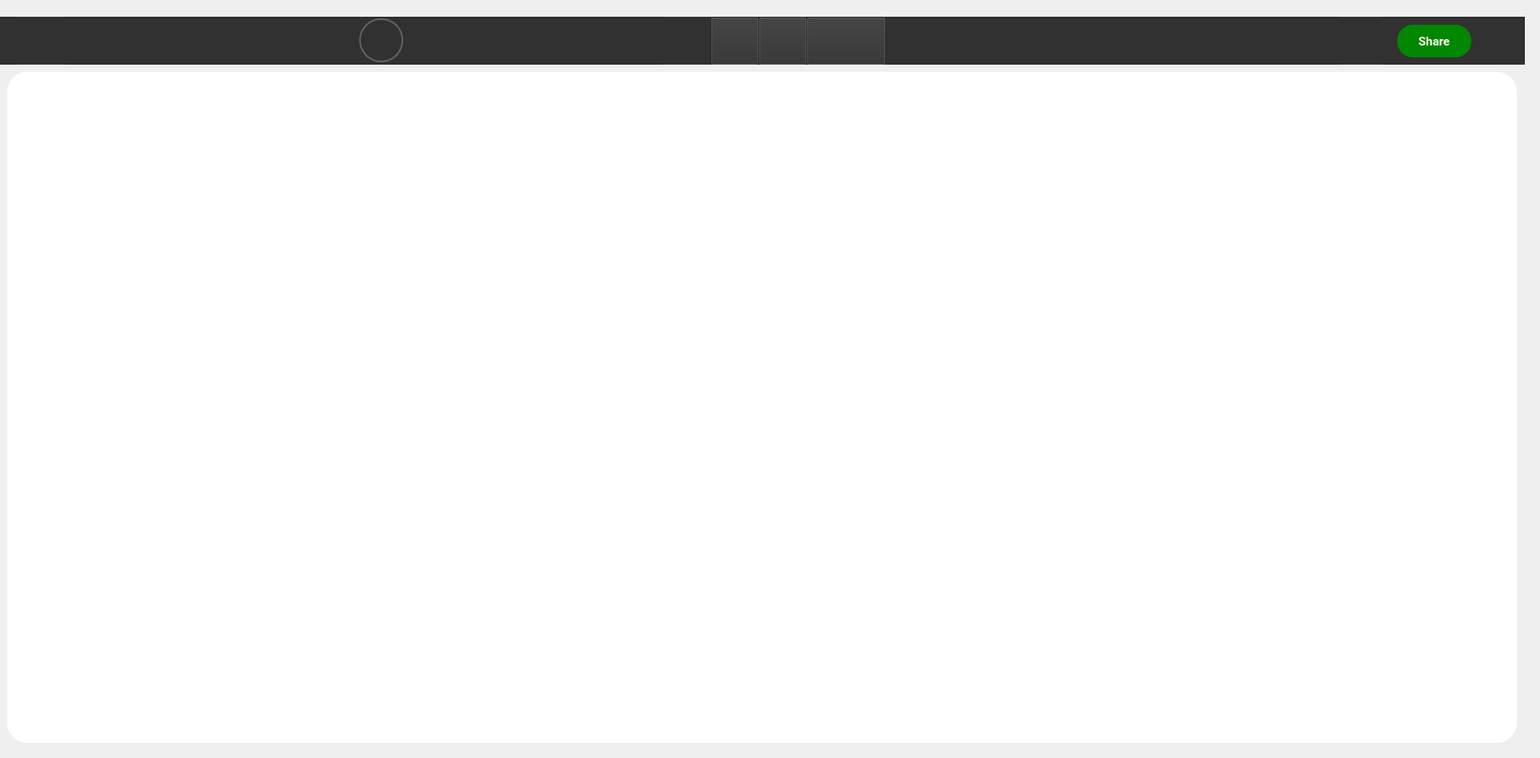
     <widget class="QWidget" name="paintPage">
      <widget class="QWidget" name="widget_2" native="true">
       <property name="geometry">
        <rect>
         <x>-10</x>
         <y>80</y>
         <width>1911</width>
         <height>861</height>
        </rect>
       </property>
       <widget class="QLabel" name="lblPaper">
        <property name="geometry">
         <rect>
          <x>19</x>
          <y>10</y>
          <width>1891</width>
          <height>841</height>
         </rect>
        </property>
        <property name="styleSheet">
         <string notr="true">background-color: rgb(255, 255, 255);
border-radius: 25px;</string>
        </property>
        <property name="text">
         <string/>
        </property>
       </widget>
      </widget>
      <widget class="QFrame" name="headerFrame_2">
       <property name="geometry">
        <rect>
         <x>-10</x>
         <y>21</y>
         <width>1920</width>
         <height>60</height>
        </rect>
       </property>
       <property name="styleSheet">
        <string notr="true">background-color: rgb(49, 49, 49);
</string>
       </property>
       <property name="frameShape">
        <enum>QFrame::StyledPanel</enum>
       </property>
       <property name="frameShadow">
        <enum>QFrame::Raised</enum>
       </property>
       <widget class="QPushButton" name="btnResetPaint">
        <property name="geometry">
         <rect>
          <x>30</x>
          <y>0</y>
          <width>61</width>
          <height>61</height>
         </rect>
        </property>
        <property name="autoFillBackground">
         <bool>false</bool>
        </property>
        <property name="styleSheet">
         <string notr="true">border: 0px</string>
        </property>
        <property name="text">
         <string/>
        </property>
        <property name="icon">
         <iconset>
          <normaloff>icon/reset.png</normaloff>icon/reset.png</iconset>
        </property>
        <property name="iconSize">
         <size>
          <width>35</width>
          <height>35</height>
         </size>
        </property>
       </widget>
       <widget class="QPushButton" name="btnSavePaint">
        <property name="geometry">
         <rect>
          <x>1690</x>
          <y>0</y>
          <width>51</width>
          <height>61</height>
         </rect>
        </property>
        <property name="styleSheet">
         <string notr="true">border: 0px;
alignt: center;</string>
        </property>
        <property name="text">
         <string/>
        </property>
        <property name="icon">
         <iconset>
          <normaloff>icon/down.png</normaloff>icon/down.png</iconset>
        </property>
        <property name="iconSize">
         <size>
          <width>35</width>
          <height>35</height>
         </size>
        </property>
       </widget>
       <widget class="QPushButton" name="btnSharePaint">
        <property name="geometry">
         <rect>
          <x>1760</x>
          <y>10</y>
          <width>93</width>
          <height>41</height>
         </rect>
        </property>
        <property name="font">
         <font>
          <family>Roboto</family>
          <pointsize>11</pointsize>
          <weight>75</weight>
          <bold>true</bold>
         </font>
        </property>
        <property name="styleSheet">
         <string notr="true">border-radius: 20px;
background-color: rgb(3, 134, 0);
color: #FFFFFF;</string>
        </property>
        <property name="text">
         <string>Share</string>
        </property>
       </widget>
       <widget class="QPushButton" name="btnPen1">
        <property name="geometry">
         <rect>
          <x>840</x>
          <y>0</y>
          <width>61</width>
          <height>61</height>
         </rect>
        </property>
        <property name="autoFillBackground">
         <bool>false</bool>
        </property>
        <property name="styleSheet">
         <string notr="true">#btnPen1 {
	border:0px;

}

#btnPen1:hover {
	
	background-color: rgb(39, 39, 39);
}</string>
        </property>
        <property name="text">
         <string/>
        </property>
        <property name="icon">
         <iconset>
          <normaloff>icon/pen0.png</normaloff>icon/pen0.png</iconset>
        </property>
        <property name="iconSize">
         <size>
          <width>35</width>
          <height>35</height>
         </size>
        </property>
       </widget>
       <widget class="QPushButton" name="btnPen2">
        <property name="geometry">
         <rect>
          <x>900</x>
          <y>0</y>
          <width>61</width>
          <height>61</height>
         </rect>
        </property>
        <property name="autoFillBackground">
         <bool>false</bool>
        </property>
        <property name="styleSheet">
         <string notr="true">#btnPen2 {
	border: 0px;
	border-left:0.5px solid #636363;
}

#btnPen2:hover {
	
	background-color: rgb(39, 39, 39);
}\</string>
        </property>
        <property name="text">
         <string/>
        </property>
        <property name="icon">
         <iconset>
          <normaloff>icon/pen.png</normaloff>icon/pen.png</iconset>
        </property>
        <property name="iconSize">
         <size>
          <width>35</width>
          <height>35</height>
         </size>
        </property>
       </widget>
       <widget class="QPushButton" name="btnPen3">
        <property name="geometry">
         <rect>
          <x>960</x>
          <y>0</y>
          <width>61</width>
          <height>61</height>
         </rect>
        </property>
        <property name="autoFillBackground">
         <bool>false</bool>
        </property>
        <property name="styleSheet">
         <string notr="true">#btnPen3 {
	border:0px;
	border-left:0.5px solid #636363;
}

#btnPen3:hover {
	
	background-color: rgb(39, 39, 39);
}\</string>
        </property>
        <property name="text">
         <string/>
        </property>
        <property name="icon">
         <iconset>
          <normaloff>icon/pen2.png</normaloff>icon/pen2.png</iconset>
        </property>
        <property name="iconSize">
         <size>
          <width>35</width>
          <height>35</height>
         </size>
        </property>
       </widget>
       <widget class="QPushButton" name="btnErase">
        <property name="geometry">
         <rect>
          <x>1020</x>
          <y>0</y>
          <width>100</width>
          <height>61</height>
         </rect>
        </property>
        <property name="autoFillBackground">
         <bool>false</bool>
        </property>
        <property name="styleSheet">
         <string notr="true">#btnErase {
border: 0px;
	border-left:2px solid white;

}

#btnErase:hover {
	
	background-color: rgb(39, 39, 39);
}\</string>
        </property>
        <property name="text">
         <string/>
        </property>
        <property name="icon">
         <iconset>
          <normaloff>icon/erase.png</normaloff>icon/erase.png</iconset>
        </property>
        <property name="iconSize">
         <size>
          <width>35</width>
          <height>35</height>
         </size>
        </property>
       </widget>
       <widget class="QPushButton" name="btnColor">
        <property name="geometry">
         <rect>
          <x>460</x>
          <y>2</y>
          <width>55</width>
          <height>55</height>
         </rect>
        </property>
        <property name="autoFillBackground">
         <bool>false</bool>
        </property>
        <property name="styleSheet">
         <string notr="true">#btnColor {
	border-radius: 27px;
	border : 2px solid #636363;
}

</string>
        </property>
        <property name="text">
         <string/>
        </property>
        <property name="iconSize">
         <size>
          <width>35</width>
          <height>35</height>
         </size>
        </property>
       </widget>
      </widget>
     </widget>
